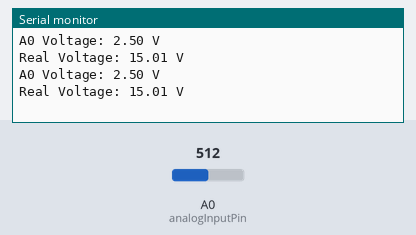
Recording of a sketch running on a simulated Arduino Uno, built with avr-gcc and run on an emulated ATmega328P. On the bench: the last lines printed to the serial monitor. Inputs (shaded band) come from the test bench; at power-on: A0 (analogInputPin) = 512.

Above: at 1.8 s.
1.9 s: A0 (analogInputPin) set to 716
At 2.8 s:
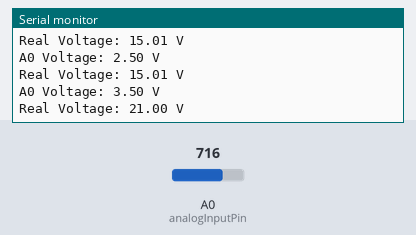
3.4 s: A0 (analogInputPin) set to 900
At 4.6 s:
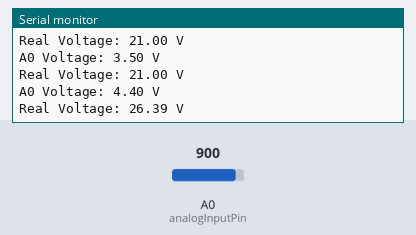
Timing chart, 0 to 6.4 s (numbered marks = the images above; inputs shaded):
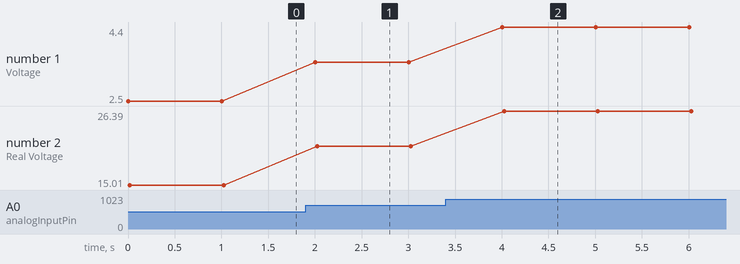

Measured:
- after the input at 1.9 s, the serial monitor: prints a new line after 0.10 s (image 1)
- after the input at 3.4 s, the serial monitor: prints a new line after 0.61 s (image 2)
- plotted number 1: 2.5 → 3.5 after the input at 1.9 s, 3.5 → 4.4 after the input at 3.4 s
- plotted number 2: 15.01 → 21 after the input at 1.9 s, 21 → 26.39 after the input at 3.4 s

The sketch:

LM2596_output_measure.ino
```cpp
const int analogInputPin = A0; // Analog input pin that the output voltage is connected to
const float referenceVoltage = 5.0; // Reference voltage of Arduino (5V for most Arduinos)

void setup() {
  Serial.begin(9600); // Initialize serial communication at 9600 bits per second
}

void loop() {
  int sensorValue = analogRead(analogInputPin); // Read the input on analog pin 0
  float voltage = sensorValue * (referenceVoltage / 1023.0);  // Convert the analog reading to voltage

  Serial.print("A0 Voltage: "); // Print the voltage value to the serial monitor
  Serial.print(voltage);
  Serial.println(" V");

  // Using a voltage divider, multiply by the division ratio
  float R1 = 10000.0; // Replace with the value of your R1 resistor in ohms
  float R2 = 2000.0; // Replace with the value of your R2 resistor in ohms
  float divisionRatio = (R1 + R2) / R2;
  voltage = voltage*divisionRatio;

  Serial.print("Real Voltage: "); // Print the voltage value to the serial monitor
  Serial.print(voltage);
  Serial.println(" V");

  delay(1000); // Delay a second between readings
}
```
